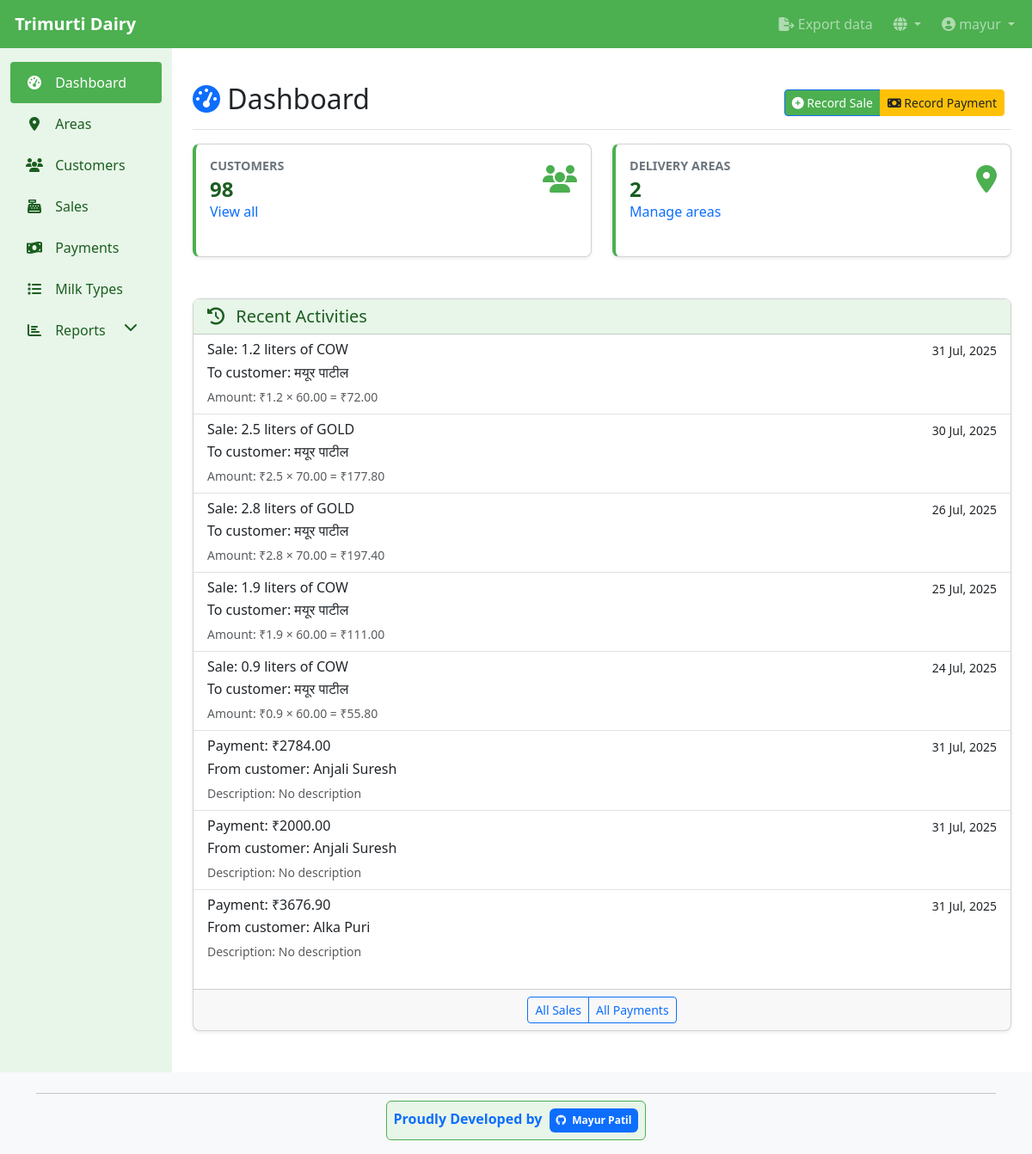
Page /en/dairy/ (signed in) on the earlier database version.
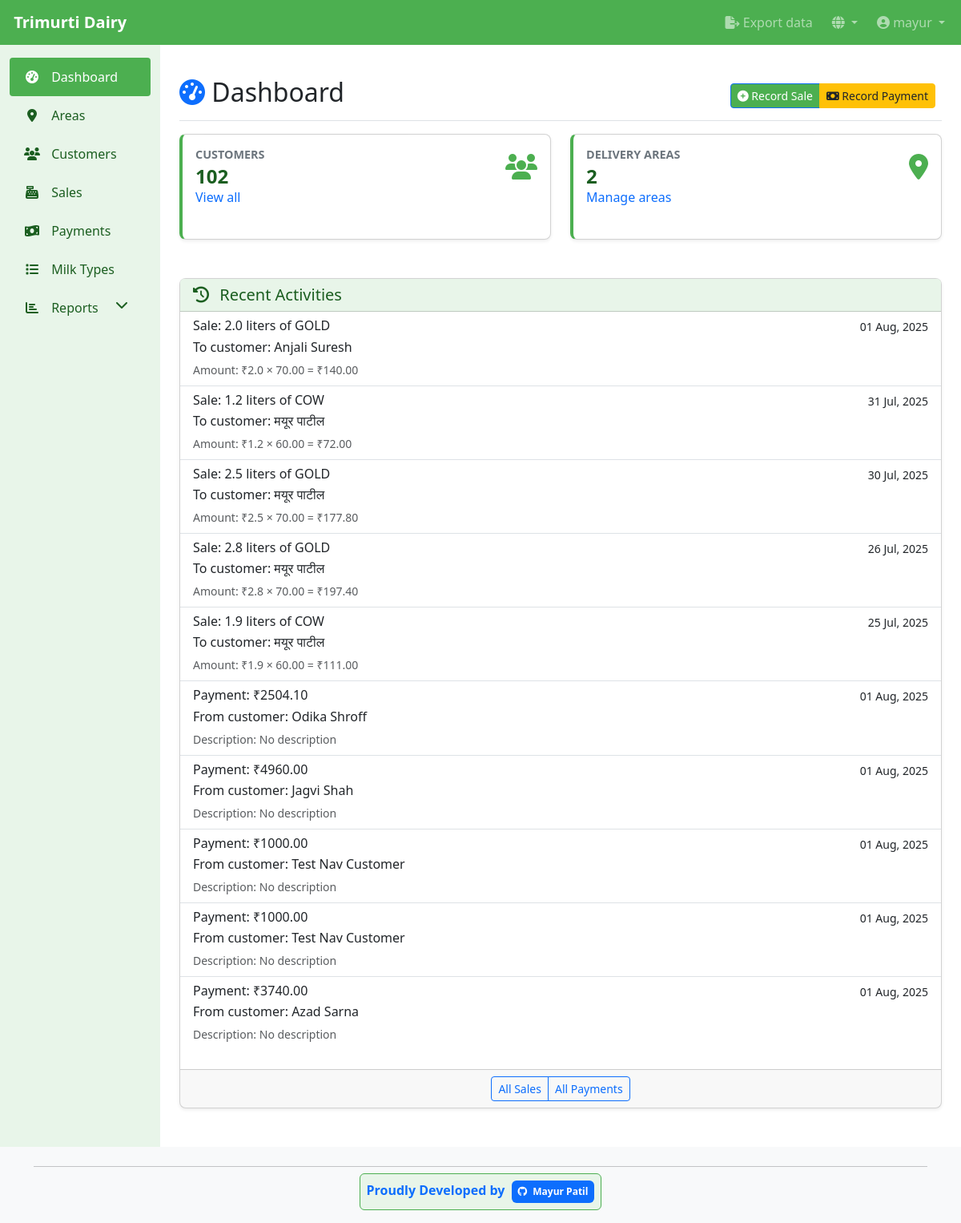
Same page on the later database version.
### dairy_app/models.py (models this page shows, shortened)
class Sale(models.Model):
    user = models.ForeignKey(User, on_delete=models.CASCADE, related_name='sales')
    customer = models.ForeignKey(Customer, on_delete=models.CASCADE, related_name='sales')
    milk_type = models.ForeignKey(MilkType, on_delete=models.CASCADE, related_name='sales')
    date = models.DateField(default=timezone.now)
    quantity = models.DecimalField(max_digits=10, decimal_places=2, help_text='Quantity in liters')
    rate = models.DecimalField(max_digits=10, decimal_places=2, help_text='Rate in Rs per liter')
    notes = models.TextField(blank=True, null=True)
    created_at = models.DateTimeField(auto_now_add=True)
    updated_at = models.DateTimeField(auto_now=True)
    class Meta:
        ordering = ['-date', 'customer__name']
    def total_amount(self):
        return self.quantity * self.rate

class MilkType(models.Model):
    name = models.CharField(max_length=100)
    rate_per_liter = models.DecimalField(max_digits=10, decimal_places=2, help_text=_('Rate in Rs per liter'))
    class Meta:
        ordering = ['name']

class Customer(models.Model):
    user = models.ForeignKey(User, on_delete=models.CASCADE, related_name='customers')
    name = models.CharField(max_length=200)
    address = models.TextField(blank=True, null=True)
    phone = models.CharField(max_length=20, blank=True, null=True)
    milk_types = models.ManyToManyField(MilkType, related_name='customers')
    area = models.ForeignKey(Area, on_delete=models.SET_NULL, null=True, blank=True, related_name='customers')
    date_joined = models.DateTimeField(auto_now_add=True)
    class Meta:
        ordering = ['name']

class Payment(models.Model):
    user = models.ForeignKey(User, on_delete=models.CASCADE, related_name='payments')
    customer = models.ForeignKey(Customer, on_delete=models.CASCADE, related_name='payments')
    date = models.DateField(default=timezone.now)
    amount = models.DecimalField(max_digits=10, decimal_places=2)
    description = models.CharField(max_length=255, blank=True, null=True)
    payment_for_month = models.IntegerField(null=True, blank=True,
                                           help_text=_('Month number (1-12) this payment is for'))
    payment_for_year = models.IntegerField(null=True, blank=True,
                                          help_text=_('Year this payment is for'))
    created_at = models.DateTimeField(auto_now_add=True)
    updated_at = models.DateTimeField(auto_now=True)
    class Meta:
        ordering = ['-date']

### dairy_app/views.py (the view)
# urls.py: path('', views.dashboard_view, name='dashboard'),
@login_required
def dashboard_view(request):
    today = timezone.now().date()
    customers_count = Customer.objects.all().count()
    areas_count = Area.objects.filter(user=request.user).count()
    recent_sales = Sale.objects.order_by('-created_at')[:5]  # Order by creation time
    recent_payments = Payment.objects.order_by('-created_at')[:5] # Order by creation time
    context = {
        'customers_count': customers_count,
        'areas_count': areas_count,
        'recent_sales': recent_sales,
        'recent_payments': recent_payments,
        'today': today,
    }
    return render(request, 'dairy_app/dashboard.html', context)

### dairy_app/templates/dairy_app/dashboard.html (shortened to what the changed rows need)
{% extends 'base.html' %}
{% load i18n %}
{% block content %}
<div class="d-flex justify-content-between flex-wrap flex-md-nowrap align-items-center pt-3 pb-2 mb-3 border-bottom">
    <h1 class="h2"><i class="fas fa-tachometer-alt text-primary"></i> {% trans "Dashboard" %}</h1>
</div>
<div class="row mb-4">
    <div class="col-md-6 col-xl-6 mb-4">
        <div class="card stats-card h-100">
            <div class="card-body">
                <div class="row">
                    <div class="col-8">
                        <h6 class="card-title text-uppercase">{% trans "Customers" %}</h6>
                        <h3 class="card-value">{{ customers_count }}</h3>
                        <span class="text-muted">
                            <a href="{% url 'customer_list' %}" class="text-decoration-none">{% trans "View all" %}</a>
                        </span>
                    </div>
                </div>
            </div>
        </div>
    </div>
</div>
<div class="row">
    <div class="col-lg-12 mb-4">
        <div class="card h-100">
            <div class="card-body p-0">
                <div class="list-group list-group-flush">
                    {% for sale in recent_sales %}
                    <div class="list-group-item">
                        <div class="d-flex w-100 justify-content-between">
                            <h6 class="mb-1">{% trans "Sale" %}: {{ sale.quantity|floatformat:1 }} {% trans "liters of" %} {{ sale.milk_type.name }}</h6>
                            <small>{{ sale.date|date:"d M, Y" }}</small>
                        </div>
                        <p class="mb-1">{% trans "To customer" %}: {{ sale.customer.name }}</p>
                        <small class="text-muted">{% trans "Amount" %}: ₹{{ sale.quantity|floatformat:1 }} × {{ sale.rate|floatformat:2 }} = ₹{{ sale.total_amount|floatformat:2 }}</small>
                    </div>
                    {% endfor %}
                    {% for payment in recent_payments %}
                    <div class="list-group-item">
                        <div class="d-flex w-100 justify-content-between">
                            <h6 class="mb-1">{% trans "Payment" %}: ₹{{ payment.amount|floatformat:2 }}</h6>
                            <small>{{ payment.date|date:"d M, Y" }}</small>
                        </div>
                        <p class="mb-1">{% trans "From customer" %}: {{ payment.customer.name }}</p>
                        <small class="text-muted">{% trans "Description" %}: {{ payment.description|default:_("No description") }}</small>
                    </div>
                    {% endfor %}
                </div>
            </div>
        </div>
    </div>
</div>
{% endblock %}

Differences in the rows shown:
no longer on this page (row unchanged): Sale: quantity "0.9", milk_type.name "COW", date "24 Jul, 2025", customer.name "मयूर पाटील", rate "60.00", total_amount "55.80"
no longer on this page (row unchanged): Payment: amount "2784.00", date "31 Jul, 2025", customer.name "Anjali Suresh", description "No description"
no longer on this page (row unchanged): Payment: amount "2000.00", date "31 Jul, 2025", customer.name "Anjali Suresh", description "No description"
removed Payment: amount "3676.90", date "31 Jul, 2025", customer.name "Alka Puri", description "No description"
added Sale: quantity "2.0", milk_type.name "GOLD", date "01 Aug, 2025", customer.name "Anjali Suresh", rate "70.00", total_amount "140.00"
added Payment: amount "2504.10", date "01 Aug, 2025", customer.name "Odika Shroff", description "No description"
added Payment: amount "4960.00", date "01 Aug, 2025", customer.name "Jagvi Shah", description "No description"
added Payment: amount "1000.00", date "01 Aug, 2025", customer.name "Test Nav Customer", description "No description"
added Payment: amount "1000.00", date "01 Aug, 2025", customer.name "Test Nav Customer", description "No description"
added Payment: amount "3740.00", date "01 Aug, 2025", customer.name "Azad Sarna", description "No description"
Other differences:
{{ customers_count }}: "98" → "102"
